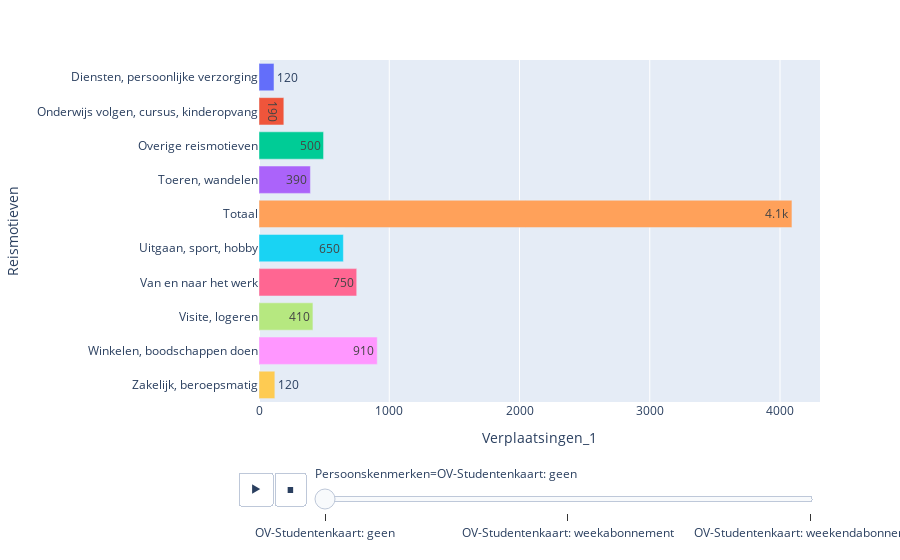

Here is the notebook cell this chart was saved with:
### Code cell
student_ov = ['OV-Studentenkaart: geen', 'OV-Studentenkaart: weekabonnement','OV-Studentenkaart: weekendabonnement']

filtered_student_ov = data_motief[data_motief['Persoonskenmerken'].isin(student_ov)]

#display(filtered_student_ov)


data_motief_6 = filtered_student_ov.groupby(['Persoonskenmerken', 'Reismotieven']).sum().reset_index()
#display(data_motief_6)
data_motief_5 = filtered_student_ov.groupby(['Persoonskenmerken', 'Perioden']).sum().reset_index()
fig = px.bar(data_motief_6, x = 'Verplaatsingen_1', y = 'Reismotieven', color = 'Reismotieven',
              orientation = 'h', text_auto = '.2s', animation_frame = 'Persoonskenmerken')
fig.update_layout(showlegend = False)
fig.show()

### Figure 1 — Plotly figure (JSON) as saved in the notebook; plotly's stock layout.template omitted (floating-point values rounded to 4 significant figures)
{"data": [{"alignmentgroup": "True", "hovertemplate": "Reismotieven=%{y}<br>Persoonskenmerken=OV-Studentenkaart: geen<br>Verplaatsingen_1=%{x}<extra></extra>", "legendgroup": "Diensten, persoonlijke verzorging", "marker": {"color": "#636efa", "pattern": {"shape": ""}}, "name": "Diensten, persoonlijke verzorging", "offsetgroup": "Diensten, persoonlijke verzorging", "orientation": "h", "showlegend": true, "textposition": "auto", "texttemplate": "%{x:.2s}", "type": "bar", "x": [115.1], "xaxis": "x", "y": ["Diensten, persoonlijke verzorging"], "yaxis": "y"}, {"alignmentgroup": "True", "hovertemplate": "Reismotieven=%{y}<br>Persoonskenmerken=OV-Studentenkaart: geen<br>Verplaatsingen_1=%{x}<extra></extra>", "legendgroup": "Onderwijs volgen, cursus, kinderopvang", "marker": {"color": "#EF553B", "pattern": {"shape": ""}}, "name": "Onderwijs volgen, cursus, kinderopvang", "offsetgroup": "Onderwijs volgen, cursus, kinderopvang", "orientation": "h", "showlegend": true, "textposition": "auto", "texttemplate": "%{x:.2s}", "type": "bar", "x": [190.7], "xaxis": "x", "y": ["Onderwijs volgen, cursus, kinderopvang"], "yaxis": "y"}, {"alignmentgroup": "True", "hovertemplate": "Reismotieven=%{y}<br>Persoonskenmerken=OV-Studentenkaart: geen<br>Verplaatsingen_1=%{x}<extra></extra>", "legendgroup": "Overige reismotieven", "marker": {"color": "#00cc96", "pattern": {"shape": ""}}, "name": "Overige reismotieven", "offsetgroup": "Overige reismotieven", "orientation": "h", "showlegend": true, "textposition": "auto", "texttemplate": "%{x:.2s}", "type": "bar", "x": [495.6], "xaxis": "x", "y": ["Overige reismotieven"], "yaxis": "y"}, {"alignmentgroup": "True", "hovertemplate": "Reismotieven=%{y}<br>Persoonskenmerken=OV-Studentenkaart: geen<br>Verplaatsingen_1=%{x}<extra></extra>", "legendgroup": "Toeren, wandelen", "marker": {"color": "#ab63fa", "pattern": {"shape": ""}}, "name": "Toeren, wandelen", "offsetgroup": "Toeren, wandelen", "orientation": "h", "showlegend": true, "textposition": "auto", "texttemplate": "%{x:.2s}", "type": "bar", "x": [394.6], "xaxis": "x", "y": ["Toeren, wandelen"], "yaxis": "y"}, {"alignmentgroup": "True", "hovertemplate": "Reismotieven=%{y}<br>Persoonskenmerken=OV-Studentenkaart: geen<br>Verplaatsingen_1=%{x}<extra></extra>", "legendgroup": "Totaal", "marker": {"color": "#FFA15A", "pattern": {"shape": ""}}, "name": "Totaal", "offsetgroup": "Totaal", "orientation": "h", "showlegend": true, "textposition": "auto", "texttemplate": "%{x:.2s}", "type": "bar", "x": [4092.0], "xaxis": "x", "y": ["Totaal"], "yaxis": "y"}, {"alignmentgroup": "True", "hovertemplate": "Reismotieven=%{y}<br>Persoonskenmerken=OV-Studentenkaart: geen<br>Verplaatsingen_1=%{x}<extra></extra>", "legendgroup": "Uitgaan, sport, hobby", "marker": {"color": "#19d3f3", "pattern": {"shape": ""}}, "name": "Uitgaan, sport, hobby", "offsetgroup": "Uitgaan, sport, hobby", "orientation": "h", "showlegend": true, "textposition": "auto", "texttemplate": "%{x:.2s}", "type": "bar", "x": [647.8], "xaxis": "x", "y": ["Uitgaan, sport, hobby"], "yaxis": "y"}, {"alignmentgroup": "True", "hovertemplate": "Reismotieven=%{y}<br>Persoonskenmerken=OV-Studentenkaart: geen<br>Verplaatsingen_1=%{x}<extra></extra>", "legendgroup": "Van en naar het werk", "marker": {"color": "#FF6692", "pattern": {"shape": ""}}, "name": "Van en naar het werk", "offsetgroup": "Van en naar het werk", "orientation": "h", "showlegend": true, "textposition": "auto", "texttemplate": "%{x:.2s}", "type": "bar", "x": [750.3], "xaxis": "x", "y": ["Van en naar het werk"], "yaxis": "y"}, {"alignmentgroup": "True", "hovertemplate": "Reismotieven=%{y}<br>Persoonskenmerken=OV-Studentenkaart: geen<br>Verplaatsingen_1=%{x}<extra></extra>", "legendgroup": "Visite, logeren", "marker": {"color": "#B6E880", "pattern": {"shape": ""}}, "name": "Visite, logeren", "offsetgroup": "Visite, logeren", "orientation": "h", "showlegend": true, "textposition": "auto", "texttemplate": "%{x:.2s}", "type": "bar", "x": [414.1], "xaxis": "x", "y": ["Visite, logeren"], "yaxis": "y"}, {"alignmentgroup": "True", "hovertemplate": "Reismotieven=%{y}<br>Persoonskenmerken=OV-Studentenkaart: geen<br>Verplaatsingen_1=%{x}<extra></extra>", "legendgroup": "Winkelen, boodschappen doen", "marker": {"color": "#FF97FF", "pattern": {"shape": ""}}, "name": "Winkelen, boodschappen doen", "offsetgroup": "Winkelen, boodschappen doen", "orientation": "h", "showlegend": true, "textposition": "auto", "texttemplate": "%{x:.2s}", "type": "bar", "x": [907.9], "xaxis": "x", "y": ["Winkelen, boodschappen doen"], "yaxis": "y"}, {"alignmentgroup": "True", "hovertemplate": "Reismotieven=%{y}<br>Persoonskenmerken=OV-Studentenkaart: geen<br>Verplaatsingen_1=%{x}<extra></extra>", "legendgroup": "Zakelijk, beroepsmatig", "marker": {"color": "#FECB52", "pattern": {"shape": ""}}, "name": "Zakelijk, beroepsmatig", "offsetgroup": "Zakelijk, beroepsmatig", "orientation": "h", "showlegend": true, "textposition": "auto", "texttemplate": "%{x:.2s}", "type": "bar", "x": [121.7], "xaxis": "x", "y": ["Zakelijk, beroepsmatig"], "yaxis": "y"}], "layout": {"barmode": "relative", "legend": {"title": {"text": "Reismotieven"}, "tracegroupgap": 0}, "margin": {"t": 60}, "showlegend": false, "sliders": [{"active": 0, "currentvalue": {"prefix": "Persoonskenmerken="}, "len": 0.9, "pad": {"b": 10, "t": 60}, "steps": [{"args": [["OV-Studentenkaart: geen"], {"frame": {"duration": 0, "redraw": true}, "fromcurrent": true, "mode": "immediate", "transition": {"duration": 0, "easing": "linear"}}], "label": "OV-Studentenkaart: geen", "method": "animate"}, {"args": [["OV-Studentenkaart: weekabonnement"], {"frame": {"duration": 0, "redraw": true}, "fromcurrent": true, "mode": "immediate", "transition": {"duration": 0, "easing": "linear"}}], "label": "OV-Studentenkaart: weekabonnement", "method": "animate"}, {"args": [["OV-Studentenkaart: weekendabonnement"], {"frame": {"duration": 0, "redraw": true}, "fromcurrent": true, "mode": "immediate", "transition": {"duration": 0, "easing": "linear"}}], "label": "OV-Studentenkaart: weekendabonnement", "method": "animate"}], "x": 0.1, "xanchor": "left", "y": 0, "yanchor": "top"}], "updatemenus": [{"buttons": [{"args": [null, {"frame": {"duration": 500, "redraw": true}, "fromcurrent": true, "mode": "immediate", "transition": {"duration": 500, "easing": "linear"}}], "label": "&#9654;", "method": "animate"}, {"args": [[null], {"frame": {"duration": 0, "redraw": true}, "fromcurrent": true, "mode": "immediate", "transition": {"duration": 0, "easing": "linear"}}], "label": "&#9724;", "method": "animate"}], "direction": "left", "pad": {"r": 10, "t": 70}, "showactive": false, "type": "buttons", "x": 0.1, "xanchor": "right", "y": 0, "yanchor": "top"}], "xaxis": {"anchor": "y", "domain": [0, 1], "title": {"text": "Verplaatsingen_1"}}, "yaxis": {"anchor": "x", "categoryarray": ["Zakelijk, beroepsmatig", "Winkelen, boodschappen doen", "Visite, logeren", "Van en naar het werk", "Uitgaan, sport, hobby", "Totaal", "Toeren, wandelen", "Overige reismotieven", "Onderwijs volgen, cursus, kinderopvang", "Diensten, persoonlijke verzorging"], "categoryorder": "array", "domain": [0, 1], "title": {"text": "Reismotieven"}}}}
